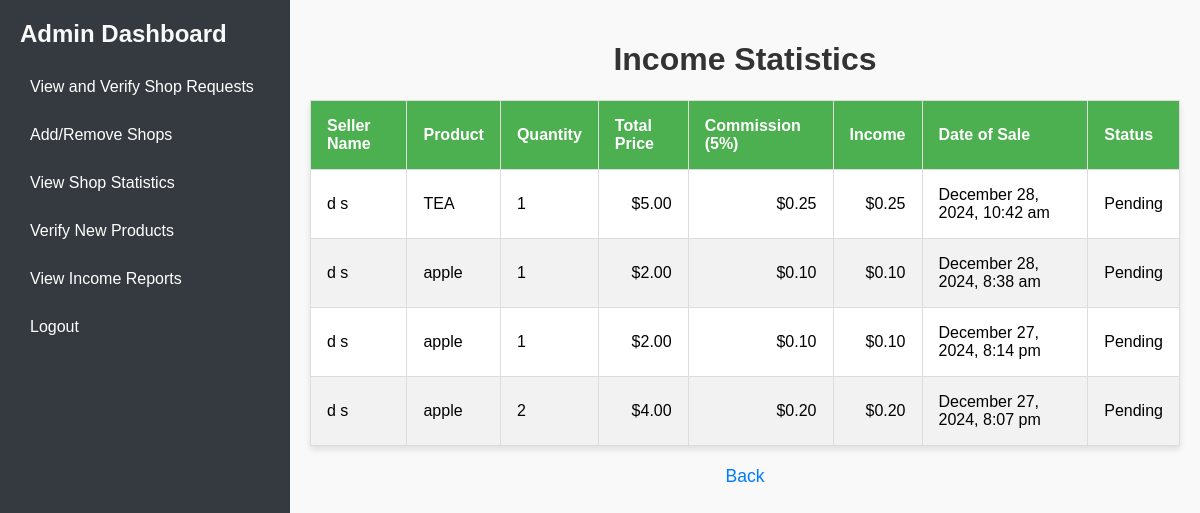
/income_statistics.php (signed in), run on the app's committed database.
### tables this page shows
CREATE TABLE `orders` (
  `id` int(11) NOT NULL,
  `buyer_id` int(11) DEFAULT NULL,
  `product_id` int(11) DEFAULT NULL,
  `quantity` int(11) DEFAULT NULL,
  `status` enum('Pending','Processing','Completed','Cancelled') NOT NULL DEFAULT 'Pending',
  `created_at` timestamp NOT NULL DEFAULT current_timestamp(),
  `total_price` decimal(10,2) NOT NULL,
  `first_name` varchar(255) NOT NULL,
  `last_name` varchar(255) NOT NULL,
  `email` varchar(255) NOT NULL,
  `phone` varchar(20) NOT NULL,
  `address` varchar(255) NOT NULL,
  `city` varchar(100) NOT NULL,
  `postcode` varchar(20) NOT NULL,
  `payment_method` varchar(50) NOT NULL,
  `total` decimal(10,2) NOT NULL
);

CREATE TABLE `users` (
  `id` int(11) NOT NULL,
  `email` varchar(255) DEFAULT NULL,
  `password` varchar(255) DEFAULT NULL,
  `address` text DEFAULT NULL,
  `phone_number` varchar(15) DEFAULT NULL,
  `role` enum('buyer','seller','owner') NOT NULL,
  `created_at` timestamp NOT NULL DEFAULT current_timestamp(),
  `first_name` varchar(50) NOT NULL,
  `last_name` varchar(50) NOT NULL,
  `status` enum('pending','approved') DEFAULT NULL
);

CREATE TABLE `products` (
  `id` int(11) NOT NULL,
  `shop_id` int(11) DEFAULT NULL,
  `seller_name` varchar(255) DEFAULT NULL,
  `shop_name` varchar(255) DEFAULT NULL,
  `name` varchar(255) DEFAULT NULL,
  `description` text DEFAULT NULL,
  `price` decimal(10,2) DEFAULT NULL,
  `eco_rating` int(11) DEFAULT NULL,
  `quantity` int(11) NOT NULL DEFAULT 0,
  `status` enum('pending','approved','rejected') DEFAULT 'pending',
  `image` varchar(255) DEFAULT NULL,
  `created_at` timestamp NOT NULL DEFAULT current_timestamp(),
  `seller_id` int(11) NOT NULL,
  `image_url` varchar(255) DEFAULT 'placeholder.jpg',
  `stock` int(11) NOT NULL DEFAULT 0
);

CREATE TABLE `order_items` (
  `id` int(11) NOT NULL,
  `order_id` int(11) NOT NULL,
  `product_id` int(11) NOT NULL,
  `quantity` int(11) NOT NULL,
  `price` decimal(10,2) NOT NULL,
  `total_price` decimal(10,2) NOT NULL,
  `tax_amount` decimal(10,2) NOT NULL
);

### income_statistics.php (the view, shortened to what this page needs)
<?php
require 'connection.php';
$query = "
    SELECT
        u.first_name,
        u.last_name,
        p.name AS product_name,
        oi.quantity,
        oi.total_price,
        o.created_at AS sale_date,
        o.status,
        ROUND(oi.total_price * 0.05, 2) AS commission,
        ROUND(oi.total_price * 0.05, 2) AS income
    FROM orders o
    JOIN order_items oi ON o.id = oi.order_id
    JOIN products p ON oi.product_id = p.id
    JOIN users u ON p.seller_id = u.id
    WHERE o.status != 'Cancelled'
    ORDER BY o.created_at DESC
";
$result = $conn->query($query);
?>
<!DOCTYPE html>
<html lang="en">
<head>
</head>
<body>
    <div class="sidebar">
        <h2>Admin Dashboard</h2>
        <a href="approve_shops.php">View and Verify Shop Requests</a>
        <a href="manage_shops.php">Add/Remove Shops</a>
        <a href="shop_statistics.php">View Shop Statistics</a>
        <a href="approve_products.php">Verify New Products</a>
        <a href="income_statistics.php">View Income Reports</a>
        <a href="logout.php">Logout</a>
    </div>
    <div class="content">
        <h1>Income Statistics</h1>
        <?php if ($result->num_rows > 0): ?>
            <table>
                <thead>
                    <tr>
                        <th>Seller Name</th>
                        <th>Product</th>
                        <th>Quantity</th>
                        <th>Total Price</th>
                        <th>Commission (5%)</th>
                        <th>Income</th>
                        <th>Date of Sale</th>
                        <th>Status</th>
                    </tr>
                </thead>
                <tbody>
                    <?php while ($row = $result->fetch_assoc()): ?>
                        <tr>
                            <td><?php echo htmlspecialchars($row['first_name'] . ' ' . $row['last_name']); ?></td>
                            <td><?php echo htmlspecialchars($row['product_name']); ?></td>
                            <td><?php echo htmlspecialchars($row['quantity']); ?></td>
                            <td class="currency">$<?php echo number_format($row['total_price'], 2); ?></td>
                            <td class="currency">$<?php echo number_format($row['commission'], 2); ?></td>
                            <td class="currency">$<?php echo number_format($row['income'], 2); ?></td>
                            <td><?php echo htmlspecialchars(date('F j, Y, g:i a', strtotime($row['sale_date']))); ?></td>
                            <td>
                                <?php echo htmlspecialchars($row['status'] === 'Completed' ? 'Completed' : 'Pending'); ?>
                            </td>
                        </tr>
                    <?php endwhile; ?>
                </tbody>
            </table>
        <?php else: ?>
            <p class="no-data">No income statistics available.</p>
        <?php endif; ?>
        <div class="logout">
            <a href="owner_dashboard.php">Back</a>
        </div>
    </div>
</body>
</html>

### income_statistics.php (style rules this page uses)
body { font-family: Arial, sans-serif; background-color: #f9f9f9; margin: 0; display: flex; }
.sidebar { width: 250px; background-color: #343a40; color: white; height: 100vh; padding: 20px; position: sticky; top: 0; }
.sidebar h2 { margin: 0 0 20px; color: #f9f9f9; }
.sidebar a { display: block; padding: 10px; margin-bottom: 10px; color: white; text-decoration: none; border-radius: 4px; }
.content { flex: 1; padding: 20px; }
h1 { text-align: center; color: #333; }
table { width: 100%; margin-top: 20px; border-collapse: collapse; background-color: #fff; box-shadow: 0 4px 6px rgba(0, 0, 0, 0.1); }
th, td { padding: 16px; text-align: left; border: 1px solid #ddd; font-size: 1rem; }
th { background-color: #4CAF50; color: white; font-weight: bold; }
tr:nth-child(even) { background-color: #f2f2f2; }
.currency { text-align: right; }
.logout { text-align: center; margin-top: 20px; }
.logout a { font-size: 1.1em; color: #007BFF; text-decoration: none; }

### data on the page
orders: users.first_name+last_name "d s", products.name "TEA", order_items.quantity "1", order_items.total_price "5.00", commission "0.25", income "0.25", created_at "December 28, 2024, 10:42 am", status "Pending"
orders: users.first_name+last_name "d s", products.name "apple", order_items.quantity "1", order_items.total_price "2.00", commission "0.10", income "0.10", created_at "December 28, 2024, 8:38 am", status "Pending"
orders: users.first_name+last_name "d s", products.name "apple", order_items.quantity "1", order_items.total_price "2.00", commission "0.10", income "0.10", created_at "December 27, 2024, 8:14 pm", status "Pending"
orders: buyer.last_name "d s", products.name "apple", order_items.quantity "2", order_items.total_price "4.00", commission "0.20", income "0.20", created_at "December 27, 2024, 8:07 pm", status "Pending"
